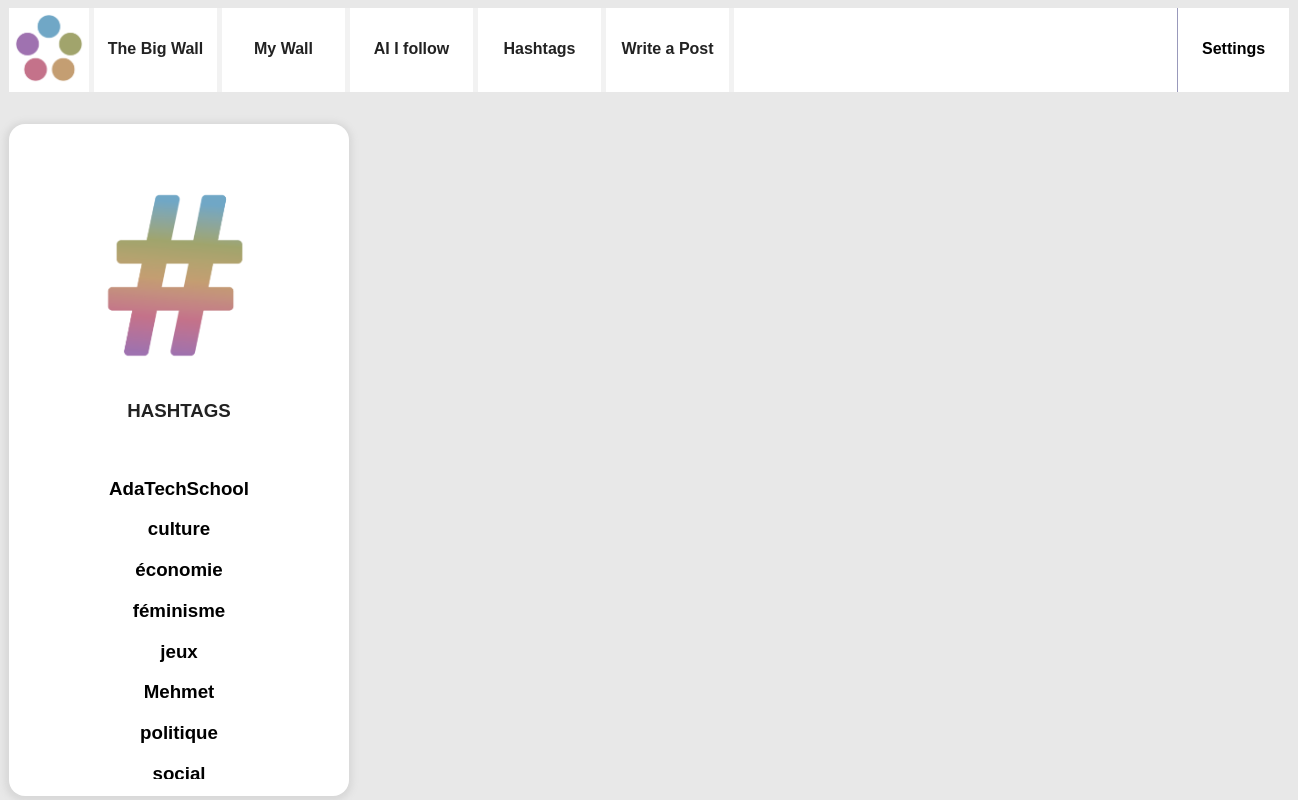
Page /tags.php on the committed database.
### tables this page shows
CREATE TABLE `tags` (
  `id` int UNSIGNED NOT NULL,
  `label` varchar(255) NOT NULL
);

### tags.php (the view, shortened to what this page needs)
<!doctype html>
<?php
include 'composants/header.php';
?>
<div id="wrapper">
    <?php
    include 'composants/callsql.php';
    ?>
    <aside>
        <img src="./img/hashtaggoodcolor-09.png" alt="Portrait de l'utilisatrice" />
        <section>
            <h3>HASHTAGS</h3> <br>
            <article id="taglist">
                <?php
                $laQuestionEnSql = "SELECT * FROM `tags` LIMIT 50";
                $lesInformations = $mysqli->query($laQuestionEnSql);
                while ($tag = $lesInformations->fetch_assoc()) {
                ?>
                    <h3><a href="tags.php?tag_id=<?php echo $tag['id'] ?>"><?php echo $tag['label'] ?></a></h3>
                <?php } ?>
            </article>
        </section>
    </aside>
    <main>
    </main>
</div>
</body>
</html>

### style.css (style rules this page uses)
body { background-color: #e8e8e8; font-family: "apercu", sans-serif; color: #222222; }
a { text-decoration: none; color:black; }
#wrapper { display:flex; width:80em; height: 30em; margin:0 auto 2em auto; }
#wrapper aside { background-color: #fff; flex:1; padding:1em; border-radius: 1em; text-align: center; box-shadow: -0.5px 1.5px 6px 4px #d8d8d8; height: 80vh; overflow-y: scroll; }
#wrapper aside img { display: block; width:70%; margin:auto; margin-top: 2vw; }
#taglist { overflow-y: scroll; height: 40vh; }
#wrapper main { flex:3; padding-left:1em; height: 80vh; overflow-y: scroll; }

### rows in the picture
tags: label "AdaTechSchool"
tags: label "culture"
tags: label "économie"
tags: label "féminisme"
tags: label "jeux"
tags: label "Mehmet"
tags: label "politique"
tags: label "social"
